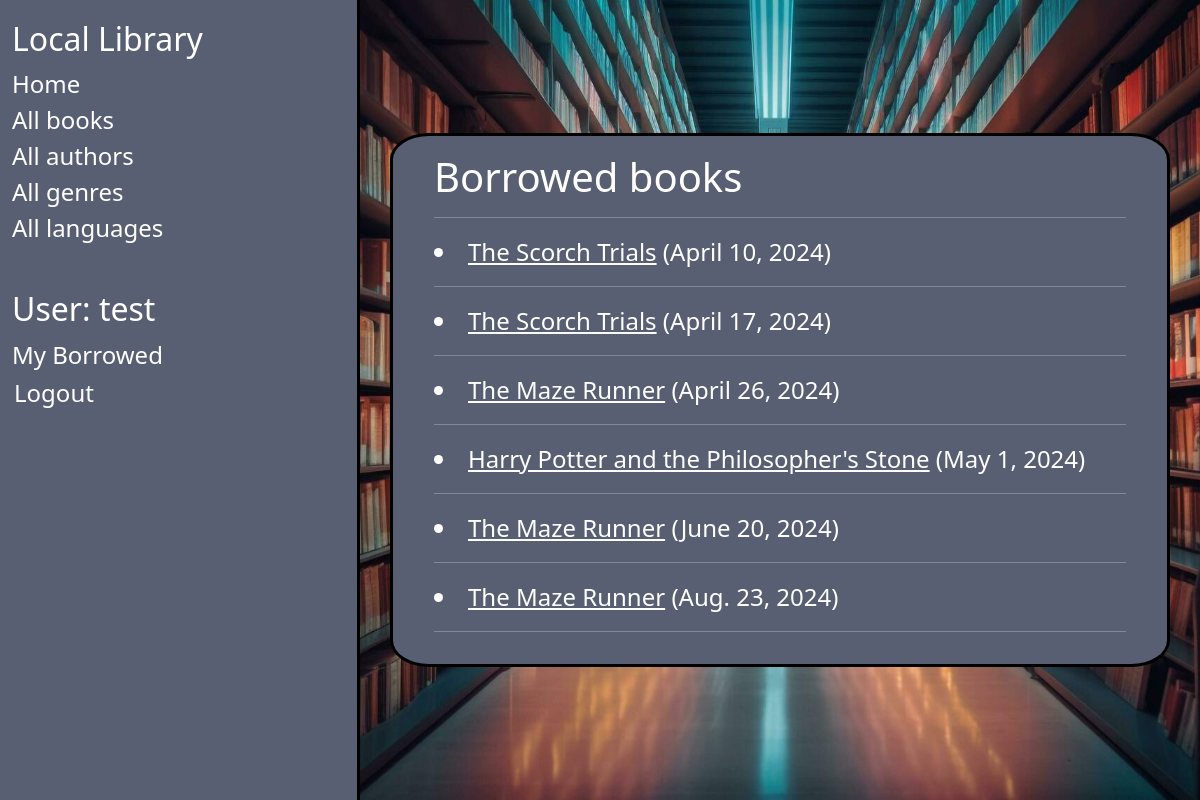
Page /catalog/mybooks/ (signed in) on the earlier database version.
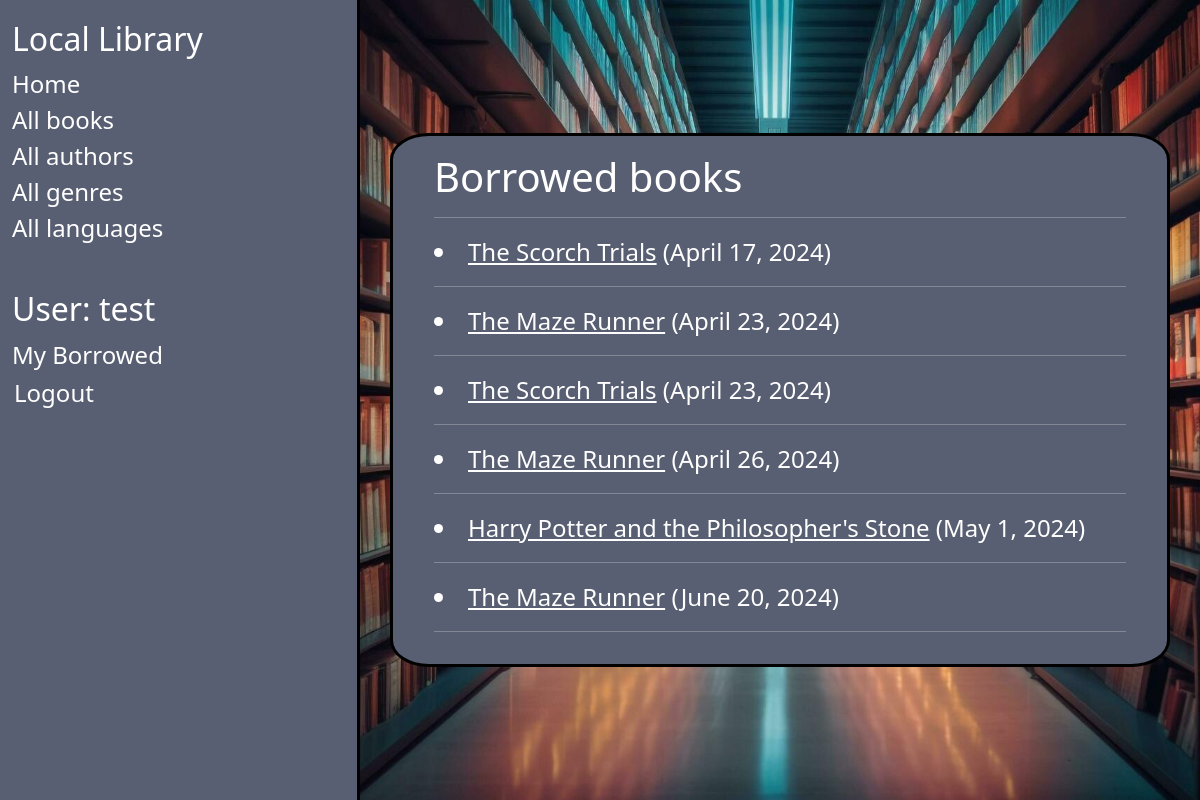
Same page on the later database version.
### catalog/models.py (models this page shows, shortened)
class BookInstance(models.Model):
    id = models.UUIDField(primary_key=True, default=uuid.uuid4,
                          help_text="Unique ID for this particular book across whole library")
    book = models.ForeignKey('Book', on_delete=models.RESTRICT, null=True)
    imprint = models.CharField(max_length=200)
    due_back = models.DateField(null=True, blank=True)
    borrower = models.ForeignKey(settings.AUTH_USER_MODEL, on_delete=models.SET_NULL, null=True, blank=True)
    LOAN_STATUS = (
        ('m', 'Maintenance'),
        ('o', 'On loan'),
        ('a', 'Available'),
        ('r', 'Reserved'),
    )
    status = models.CharField(
        max_length=1,
        choices=LOAN_STATUS,
        blank=True,
        default='m',
        help_text='Book availability',
    )
    class Meta:
        ordering = ['due_back']
        permissions = (("can_mark_returned", "Set book as returned"),)
    @property
    def is_overdue(self):
        return bool(self.due_back and date.today() > self.due_back)

class Book(models.Model):
    title = models.CharField(max_length=200)
    author = models.ForeignKey('Author', on_delete=models.RESTRICT, null=True)
    summary = models.TextField(
        max_length=1000, help_text="Enter a brief description of the book")
    isbn = models.CharField('ISBN', max_length=13,
                            unique=True,
                            help_text='13 Character <a href="https://www.isbn-international.org/content/what-isbn'
                                      '">ISBN number</a>')
    genre = models.ManyToManyField(
        Genre, help_text="Select a genre for this book")
    language = models.ForeignKey(
        'Language', on_delete=models.SET_NULL, null=True)
    def display_genre(self):
        """Create a string for the Genre. This is required to display genre in Admin."""
        return ', '.join(genre.name for genre in self.genre.all()[:3])
    display_genre.short_description = 'Genre'

### catalog/views.py (the view)
# urls.py: path('mybooks/', views.LoanedBooksByUserListView, name='my-borrowed'),
def LoanedBooksByUserListView(request):
    books = BookInstance.objects.filter(borrower=request.user).filter(status__exact='o').order_by('due_back')
    p = Paginator(books, 10)
    page_number = request.GET.get('page')
    try:
        page_obj = p.get_page(page_number)  # returns the desired page object
    except PageNotAnInteger:
        page_obj = p.page(1)
    except EmptyPage:
        page_obj = p.page(p.num_pages)
    context = {'page_obj': page_obj}
    return render(request, 'catalog/bookinstance_list_borrowed_user.html', context)

### catalog/templates/catalog/bookinstance_list_borrowed_user.html (shortened to what this page needs)
{% extends "base_generic.html" %}
{% block content %}
    <h1>Borrowed books</h1>
    {% for bookinst in page_obj.object_list %}
    <hr/>
    <li class="{% if bookinst.is_overdue %}text-danger{% endif %}">
      <a href="{% url 'book-detail' bookinst.book.pk %}">{{ bookinst.book.title }}</a> ({{ bookinst.due_back }})
    </li>
   {% endfor %}
   <hr/>
{% endblock %}

Differences in the rows shown:
shown differently, row unchanged: BookInstance "April 17, 2024": moves up the list
changed BookInstance (number 2 of 6 on the later page): due_back "Aug. 23, 2024" → "April 23, 2024"; moves up the list
changed BookInstance (number 3 of 6 on the later page): due_back "April 10, 2024" → "April 23, 2024"
